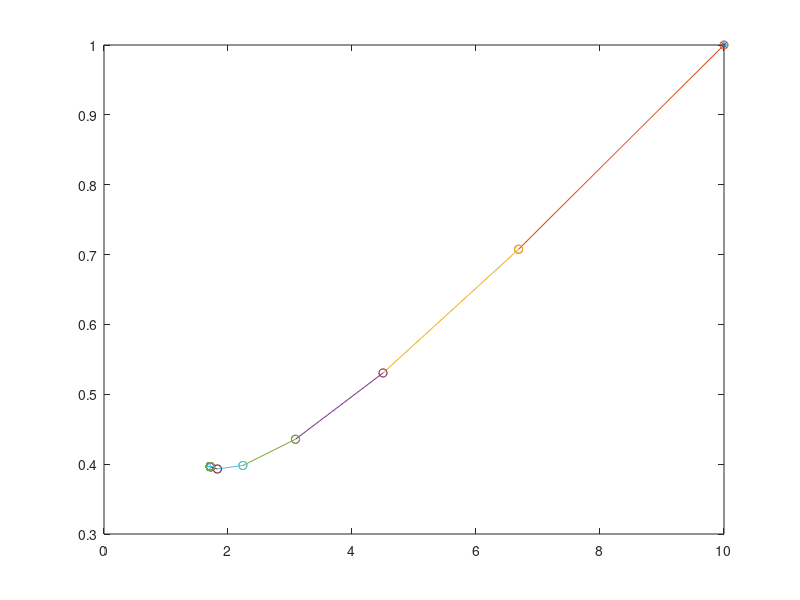

This chart was generated by the following MATLAB code:
clear all

f=inline('x.^3-2*i*x-5');
df=inline('3*x^2-2*i');

x=10+i;
plot(real(x),imag(x),'*'); hold on
for k=1:200
    x1=x-f(x)/df(x);
    plot(real([x x1]),imag([x x1]),'o-')
    x=x1;
end
plot(real(x),imag(x),'+'); hold on 

zero=x
fval=f(x)
